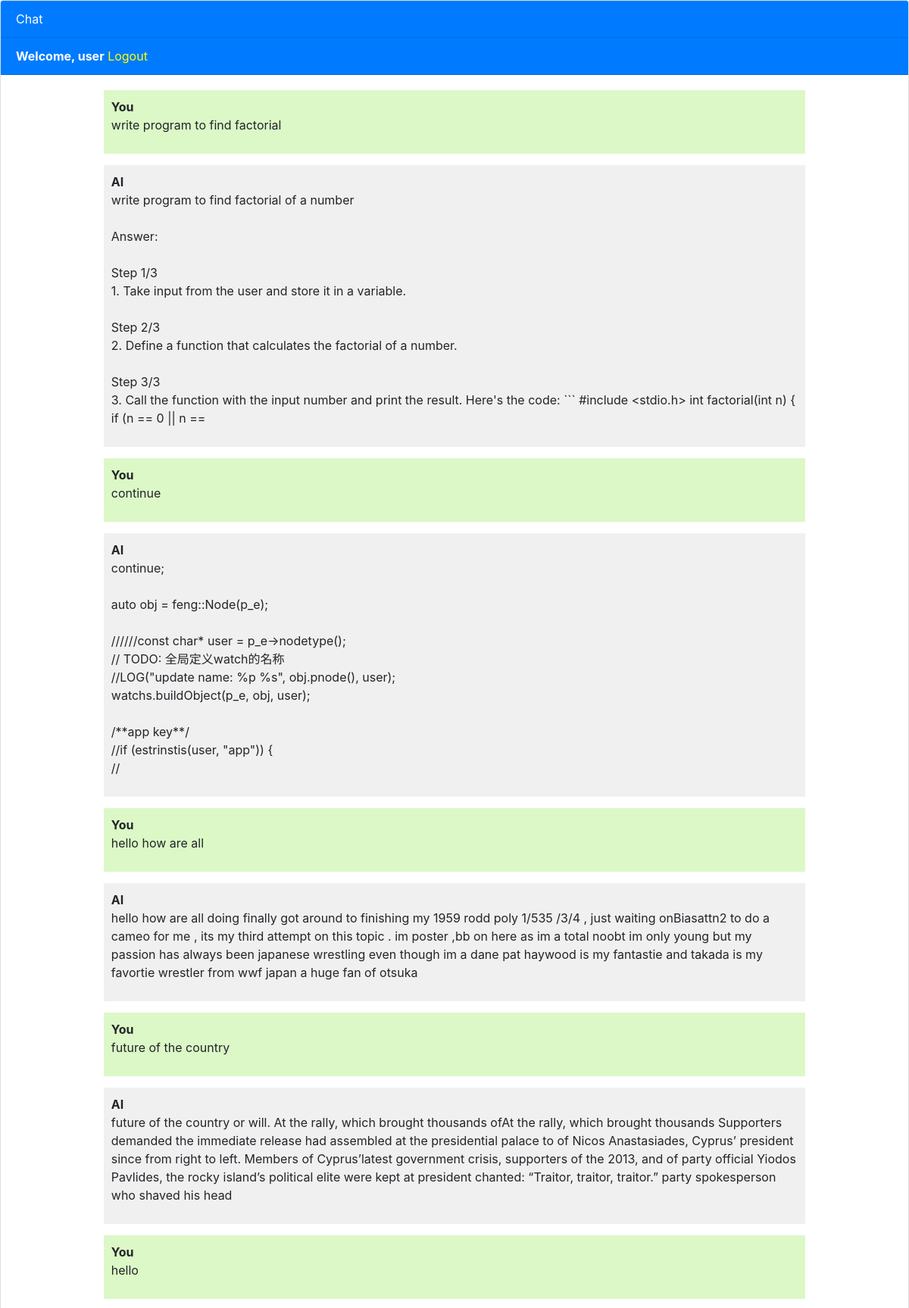
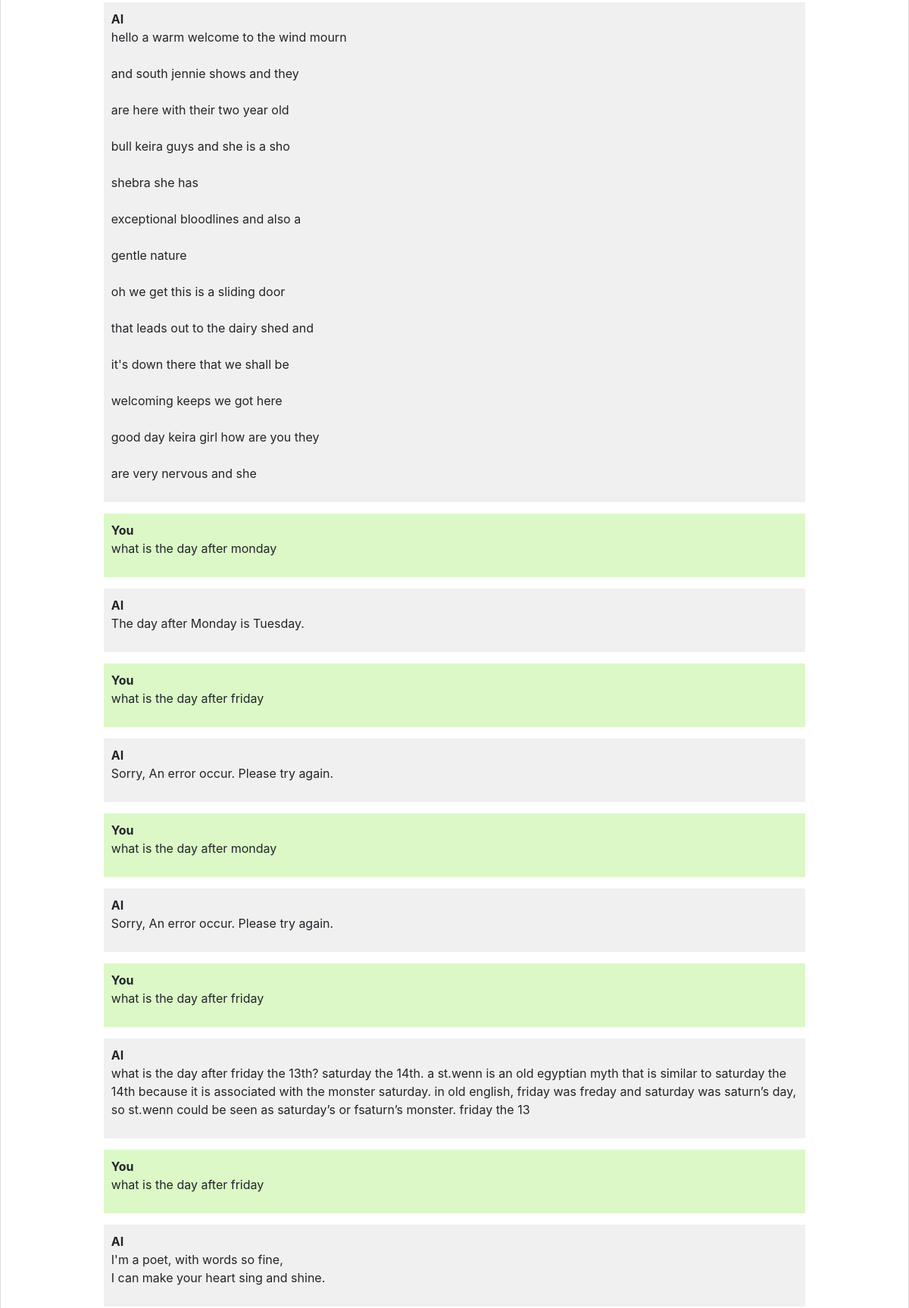
The page /chatbot (signed in, upper part) on the database its author committed (2 pictures, top to bottom).
### chatbot/models.py (models this page shows, shortened)
class Chat(models.Model):
    user = models.ForeignKey(User, on_delete=models.CASCADE)
    message = RichTextUploadingField(null=True, blank=True)
    response = RichTextUploadingField(null=True, blank=True)
    created_at = models.DateTimeField(auto_now_add=True)

### chatbot/views.py (the view)
# urls.py: path('chatbot', views.chatbot, name='chatbot'),
def chatbot(request):
    chats = Chat.objects.filter(user=request.user)
    if request.method == 'POST':
        message = request.POST.get('message')
        responsetext = generate_response(message)
        chat = Chat(user=request.user, message=message, response=responsetext, created_at=timezone.now())
        chat.save()
        return JsonResponse({'message': message, 'response': responsetext})
    return render(request, 'chatbot.html', {'chats': chats})

### templates/chatbot.html (shortened to what this page needs)
{% extends 'base.html' %}
{% block content %}
<div class="chat-container" >
  <div class="card flex-grow-1">
    <div class="card-header bg-primary text-white">Chat</div>
    {% if user.is_authenticated %}
    <div class="card-header bg-primary text-white"><b>Welcome, {{user.username}}</b>   <a style="color: yellow;" href="logout">Logout</a></div>
    {% else %}
    <div class="card-header bg-primary text-white"><a style="color: yellow" href="login">Login</a>   <a style="color: yellow;" href="register">Register</a></div>
    {% endif %}
    <div class="card-body messages-box" >
      <ul class="list-unstyled messages-list" style="margin-left: 10%;margin-right: 10%;">
        {% for chat in chats %}
          {% if chat.user == request.user %}
            <li class="message sent" >
          <div class="message-text">
            <div class="message-sender">
              <b>You</b>
            </div>
            <div class="message-content">
              <p>{{chat.message|linebreaksbr}}</p>
            </div>
          </div>
        </li>
        <li class="message received">
          <div class="message-text">
            <div class="message-sender">
              <b>AI</b>
            </div>
            <div class="message-content">
              <p>{{chat.response|linebreaksbr}}</p>
            </div>
          </div>
        </li>
          {% endif %}
        {% endfor %}
      </ul>
    </div>
    <br><br>
    <br><br>
    <br><br>
  </div>
</div>
{% endblock %}

### templates/chatbot.html (style rules this page uses)
body, html { height: 100%; }
.messages-box { flex: 1; overflow-y: auto; }
.messages-list { padding-left: 0; }
.message { margin-bottom: 15px; list-style: none; }
.message-text { padding: 10px; border-radius: 5px; }
.sent { background-color: #dcf8c6; align-self: flex-end; }
.received { background-color: #f1f0f0; align-self: flex-start; }
.chat-container { height: 100%; display: flex; flex-direction: column; }

### rows shown on the page
Chat: message "write program to find factorial", response "write program to find factorial of a number Answer: Step 1/3 1. Take input from the user and store it in a variable. Step 2/3 2. Define a function that calculates the factorial of a number. Step 3/3 3. Call the function with the input number and print the result. Here's the code: ``` #include <stdio.h> int factorial(int n) { if (n == 0 || n =="
Chat: message "continue", response "continue; auto obj = feng::Node(p_e); //////const char* user = p_e->nodetype(); // TODO: 全局定义watch的名称 //LOG(\"update name: %p %s\", obj.pnode(), user); watchs.buildObject(p_e, obj, user); /**app key**/ //if (estrinstis(user, \"app\")) { //"
Chat: message "hello how are all", response "hello how are all doing finally got around to finishing my 1959 rodd poly 1/535 /3/4 , just waiting onBiasattn2 to do a cameo for me , its my third attempt on this topic . im poster ,bb on here as im a total noobt im only young but my passion has always been japanese wrestling even though im a dane pat haywood is my fantastie and takada is my favortie wrestler from wwf japan a huge fan of otsuka"
Chat: message "future of the country", response "future of the country or will. At the rally, which brought thousands ofAt the rally, which brought thousands Supporters demanded the immediate release had assembled at the presidential palace to of Nicos Anastasiades, Cyprus’ president since from right to left. Members of Cyprus’latest government crisis, supporters of the 2013, and of party official Yiodos Pavlides, the rocky island’s political elite were kept at president chanted: “Traitor, traitor, traitor.” party spokesperson who shaved his head"
Chat: message "hello", response "hello a warm welcome to the wind mourn and south jennie shows and they are here with their two year old bull keira guys and she is a sho shebra she has exceptional bloodlines and also a gentle nature oh we get this is a sliding door that leads out to the dairy shed and it's down there that we shall be welcoming keeps we got here good day keira girl how are you they are very nervous and she"
Chat: message "what is the day after monday", response "The day after Monday is Tuesday."
Chat: message "what is the day after friday", response "Sorry, An error occur. Please try again."
Chat: message "what is the day after monday", response "Sorry, An error occur. Please try again."
Chat: message "what is the day after friday", response "what is the day after friday the 13th? saturday the 14th. a st.wenn is an old egyptian myth that is similar to saturday the 14th because it is associated with the monster saturday. in old english, friday was freday and saturday was saturn’s day, so st.wenn could be seen as saturday’s or fsaturn’s monster. friday the 13"
Chat: message "what is the day after friday", response "I'm a poet, with words so fine, I can make your heart sing and shine."

### other values the page prints
{{ user.username }} "user"
